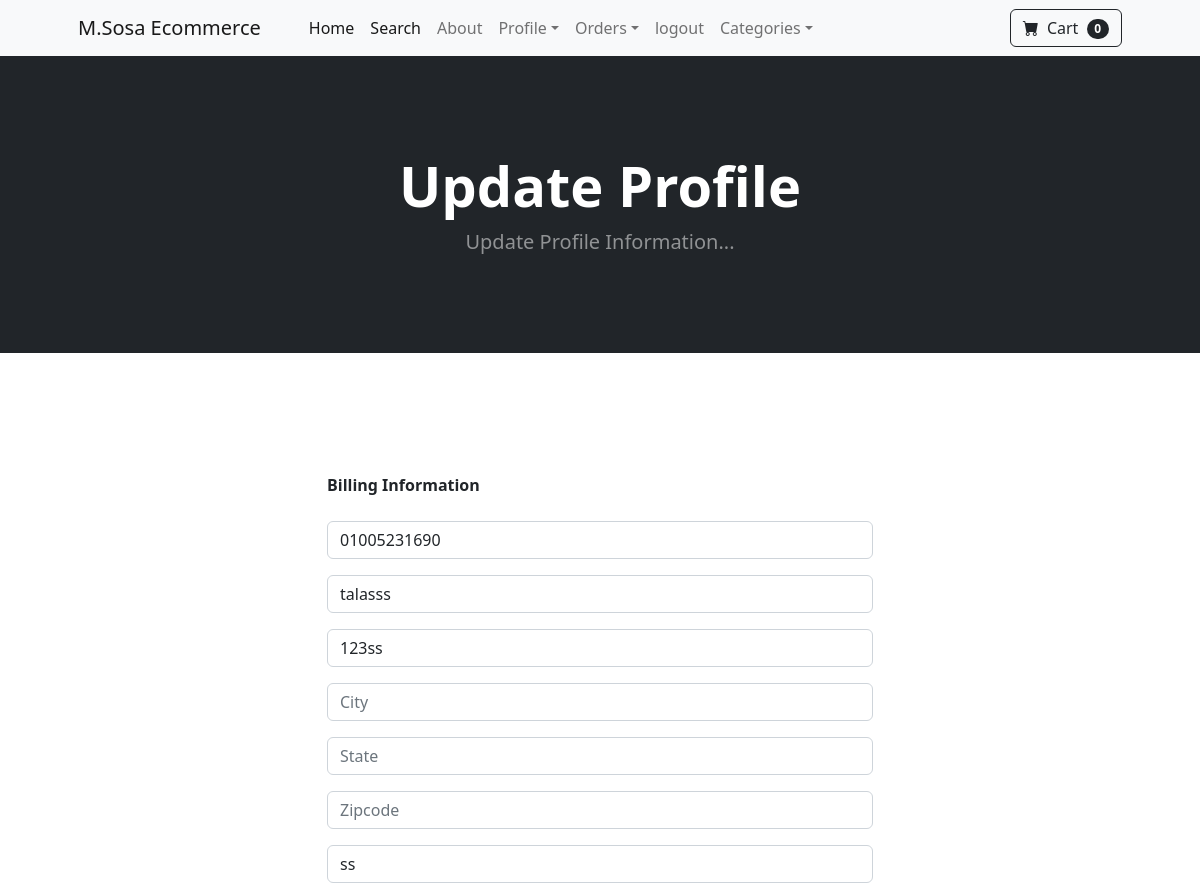
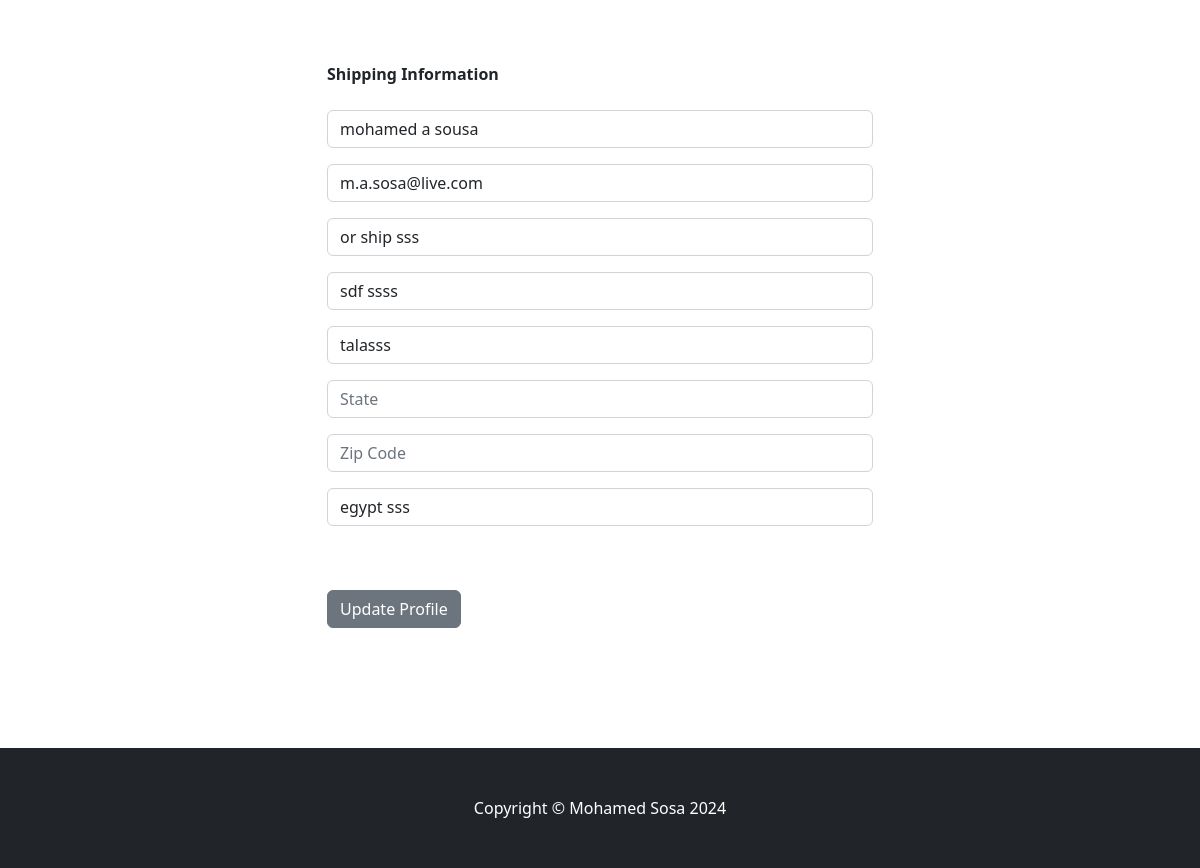
The page /update_info/ (signed in) on the database its author committed (2 pictures, top to bottom).
### store/models.py (models this page shows, shortened)
class Profile(models.Model):
    user = models.OneToOneField(User, on_delete=models.CASCADE)
    date_modified = models.DateTimeField(User, auto_now=True)
    phone = models.CharField(max_length=20, blank=True)
    address1 = models.CharField(max_length=200, blank=True)
    address2 = models.CharField(max_length=200, blank=True)
    city = models.CharField(max_length=200, blank=True)
    state = models.CharField(max_length=200, blank=True)
    zipcode = models.CharField(max_length=10, blank=True)
    country = models.CharField(max_length=50, blank=True)
    old_cart = models.CharField(max_length=50, blank=True, null=True)

### payment/models.py (models this page shows, shortened)
class ShippingAddress(models.Model):
    user = models.ForeignKey(User, on_delete=models.CASCADE, null=True, blank=True)
    shipping_full_name = models.CharField(max_length=250)
    shipping_email = models.CharField(max_length=250)
    shipping_address1 = models.CharField(max_length=250)
    shipping_address2 = models.CharField(max_length=250,null=True, blank=True)
    shipping_city = models.CharField(max_length=250)
    shipping_state = models.CharField(max_length=250, blank=True, null=True)
    shipping_zipcode = models.CharField(max_length=20, blank=True, null=True)
    shipping_country = models.CharField(max_length=250)
    class Meta:
        verbose_name_plural = "Shipping Address"

### store/views.py (the view)
# urls.py: path('update_info/', views.update_info, name='update_info'),
def update_info(request):
    if request.user.is_authenticated:
        current_user = Profile.objects.get(user__id=request.user.id)
        shipping_user = ShippingAddress.objects.get(user__id=request.user.id)
        form = UserInfoForm(request.POST or None, instance=current_user)
        shipping_form = ShippingForm(request.POST or None ,instance=shipping_user)
        if form.is_valid() or shipping_form.is_valid():
            form.save()
            shipping_form.save()
            messages.success(request, ("Your Account has been updated..."))
            return redirect('home')
        return render(request, "update_info.html", {'form':form, 'shipping_form':shipping_form})
    else:
        messages.success(request, "You Must Be Logged In To Access That Page...")
        return redirect('login')

### cart/cart.py (called while the page is built)
    def __len__(self):
        return len(self.cart)

### cart/context_processors.py (called while the page is built)
def cart(request):
    return {'cart': Cart(request)}

### store/templates/update_info.html
{% extends 'base.html' %} {% block content %}
<header class="bg-dark py-5">
  <div class="container px-4 px-lg-5 my-5">
    <div class="text-center text-white">
      <h1 class="display-4 fw-bolder">Update Profile</h1>
      <p class="lead fw-normal text-white-50 mb-0">
        Update Profile Information...
      </p>
    </div>
  </div>
</header>
<div class="container">
  <div class="row">
    <div class="col-md-6 offset-md-3">
      <br /><br /><br /><br /><br />
      <strong>Billing Information</strong>
      <br /><br />
      <form method="post" action="{% url 'update_info' %}">
        {% csrf_token %} {{ form.as_p }}
        <br /><br />
        <strong>Shipping Information</strong>
        <br /><br />
        {{ shipping_form.as_p }}
        <br /><br />
        <button type="submit" class="btn btn-secondary">Update Profile</button>
      </form>
      <br /><br />
      <br /><br /><br />
    </div>
  </div>
</div>
{% endblock %}

### rows shown on the page
Profile: phone "01005231690", address1 "talasss", address2 "123ss", country "ss"
ShippingAddress: shipping_full_name "mohamed a sousa", shipping_email "m.a.sosa@live.com", shipping_address1 "or ship sss", shipping_address2 "sdf ssss", shipping_city "talasss", shipping_country "egypt sss"

### other values the page prints
{{ cart|length }} "0"
